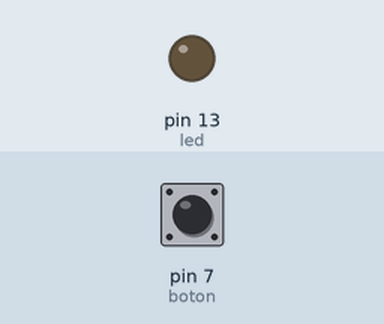
Bench run of a sketch on a simulated Arduino Uno, built with avr-gcc and run on an emulated ATmega328P. On the bench: output pins drawn as LEDs (lit = HIGH). The test bench sets the inputs (shaded band); at power-on: pin 7 (boton) LOW.

Above: at 1.2 s.
1.3 s: pin 7 (boton) pulled HIGH for 0.15 s
At 1.37 s:
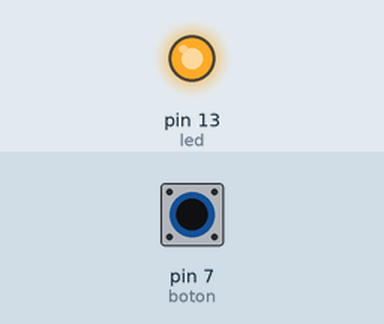
2.9 s: pin 7 (boton) pulled HIGH for 3.2 s
At 6.9 s:
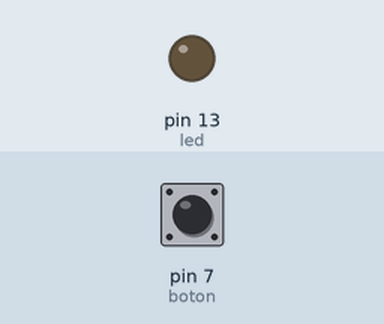
Timing chart, 0 to 8.4 s (numbered marks = the images above; inputs shaded):
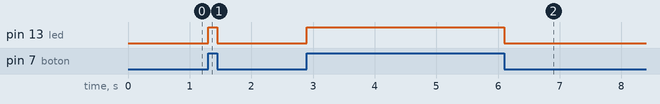

Measured:
- after the input at 1.3 s, pin 13 (led): LOW → HIGH at once, → LOW 0.15 s later
- after the input at 2.9 s, pin 13 (led): LOW → HIGH at once, → LOW 3.2 s later

The sketch:

led.ino
```cpp
const int boton = 7;
const int led = 13;

void setup() {
  Serial.begin(9600);
   pinMode(boton, INPUT);
   pinMode(led, OUTPUT);
}

void loop() {
  int value= digitalRead(boton);
   if(value == HIGH){
      digitalWrite(led,HIGH);
   }
  else{
    digitalWrite(led,LOW);
  }


}
```
